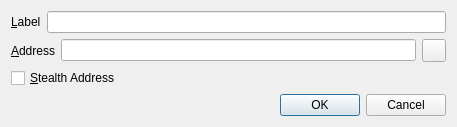
<?xml version="1.0" encoding="UTF-8"?>
<ui version="4.0">
 <class>EditAddressDialog</class>
 <widget class="QDialog" name="EditAddressDialog">
  <property name="geometry">
   <rect>
    <x>0</x>
    <y>0</y>
    <width>457</width>
    <height>126</height>
   </rect>
  </property>
  <property name="windowTitle">
   <string>Edit Address</string>
  </property>
  <property name="styleSheet">
   <string notr="true"></string>
  </property>
  <layout class="QGridLayout" name="gridLayout_2">
   <item row="0" column="0">
    <layout class="QHBoxLayout" name="horizontalLayout_4">
     <item>
      <widget class="QLabel" name="label">
       <property name="text">
        <string>&amp;Label</string>
       </property>
       <property name="buddy">
        <cstring>labelEdit</cstring>
       </property>
      </widget>
     </item>
     <item>
      <widget class="QLineEdit" name="labelEdit">
       <property name="toolTip">
        <string>The label associated with this address book entry</string>
       </property>
      </widget>
     </item>
    </layout>
   </item>
   <item row="1" column="0">
    <layout class="QHBoxLayout" name="horizontalLayout_3">
     <item>
      <widget class="QLabel" name="label_2">
       <property name="text">
        <string>&amp;Address</string>
       </property>
       <property name="buddy">
        <cstring>addressEdit</cstring>
       </property>
      </widget>
     </item>
     <item>
      <widget class="QLineEdit" name="addressEdit">
       <property name="toolTip">
        <string>The address associated with this address book entry. This can only be modified for sending addresses.</string>
       </property>
      </widget>
     </item>
     <item>
      <widget class="QToolButton" name="EditAddressPasteButton">
       <property name="toolTip">
        <string>Paste address from clipboard</string>
       </property>
       <property name="text">
        <string/>
       </property>
       <property name="icon">
        <iconset resource="../bitcoin.qrc">
         <normaloff>:/icons/editpaste</normaloff>:/icons/editpaste</iconset>
       </property>
       <property name="shortcut">
        <string>Alt+P</string>
       </property>
      </widget>
     </item>
    </layout>
   </item>
   <item row="2" column="0">
    <widget class="QCheckBox" name="stealthCB">
     <property name="text">
      <string>&amp;Stealth Address</string>
     </property>
    </widget>
   </item>
   <item row="3" column="0">
    <widget class="QDialogButtonBox" name="buttonBox">
     <property name="orientation">
      <enum>Qt::Horizontal</enum>
     </property>
     <property name="standardButtons">
      <set>QDialogButtonBox::Cancel|QDialogButtonBox::Ok</set>
     </property>
    </widget>
   </item>
  </layout>
 </widget>
 <resources>
  <include location="../bitcoin.qrc"/>
 </resources>
 <connections>
  <connection>
   <sender>buttonBox</sender>
   <signal>accepted()</signal>
   <receiver>EditAddressDialog</receiver>
   <slot>accept()</slot>
   <hints>
    <hint type="sourcelabel">
     <x>248</x>
     <y>254</y>
    </hint>
    <hint type="destinationlabel">
     <x>157</x>
     <y>274</y>
    </hint>
   </hints>
  </connection>
  <connection>
   <sender>buttonBox</sender>
   <signal>rejected()</signal>
   <receiver>EditAddressDialog</receiver>
   <slot>reject()</slot>
   <hints>
    <hint type="sourcelabel">
     <x>316</x>
     <y>260</y>
    </hint>
    <hint type="destinationlabel">
     <x>286</x>
     <y>274</y>
    </hint>
   </hints>
  </connection>
 </connections>
</ui>
